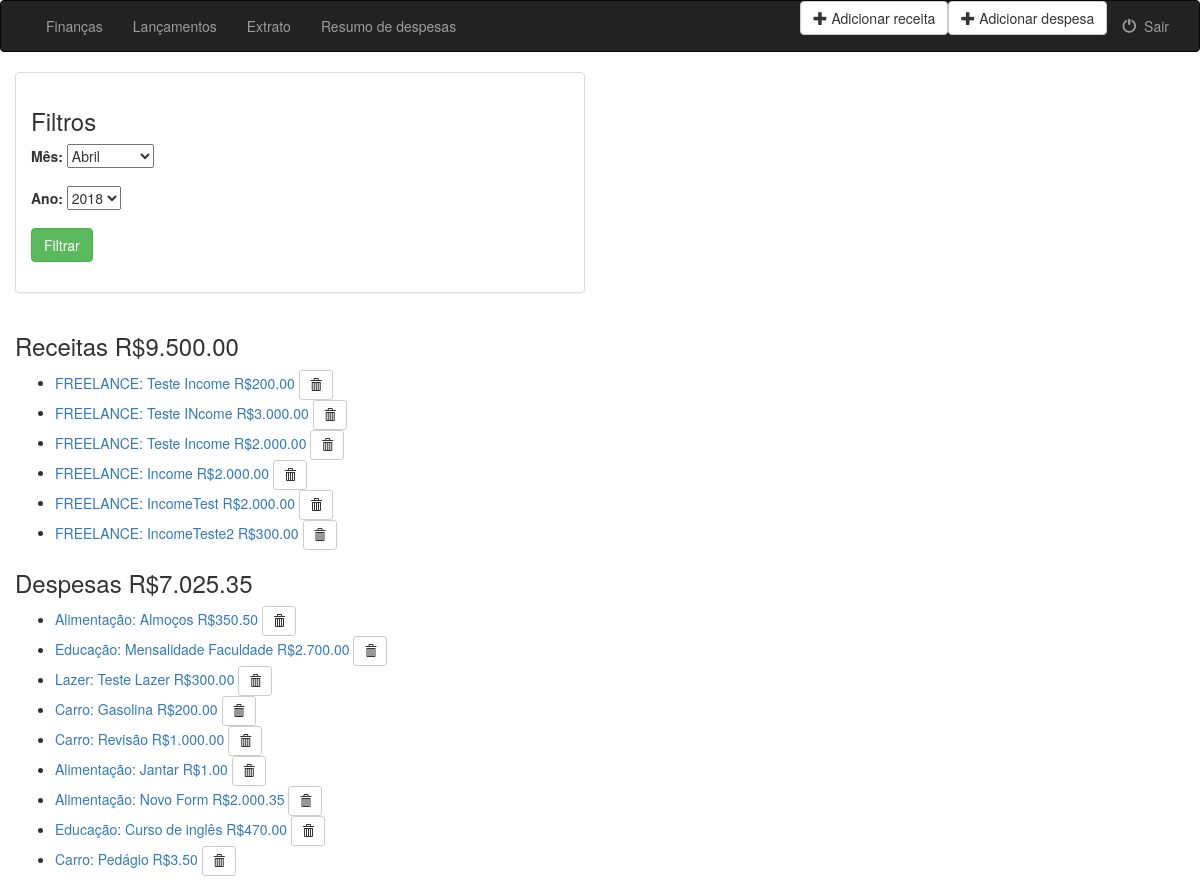
The app's page /finances/list_entry/ (signed in), older data.
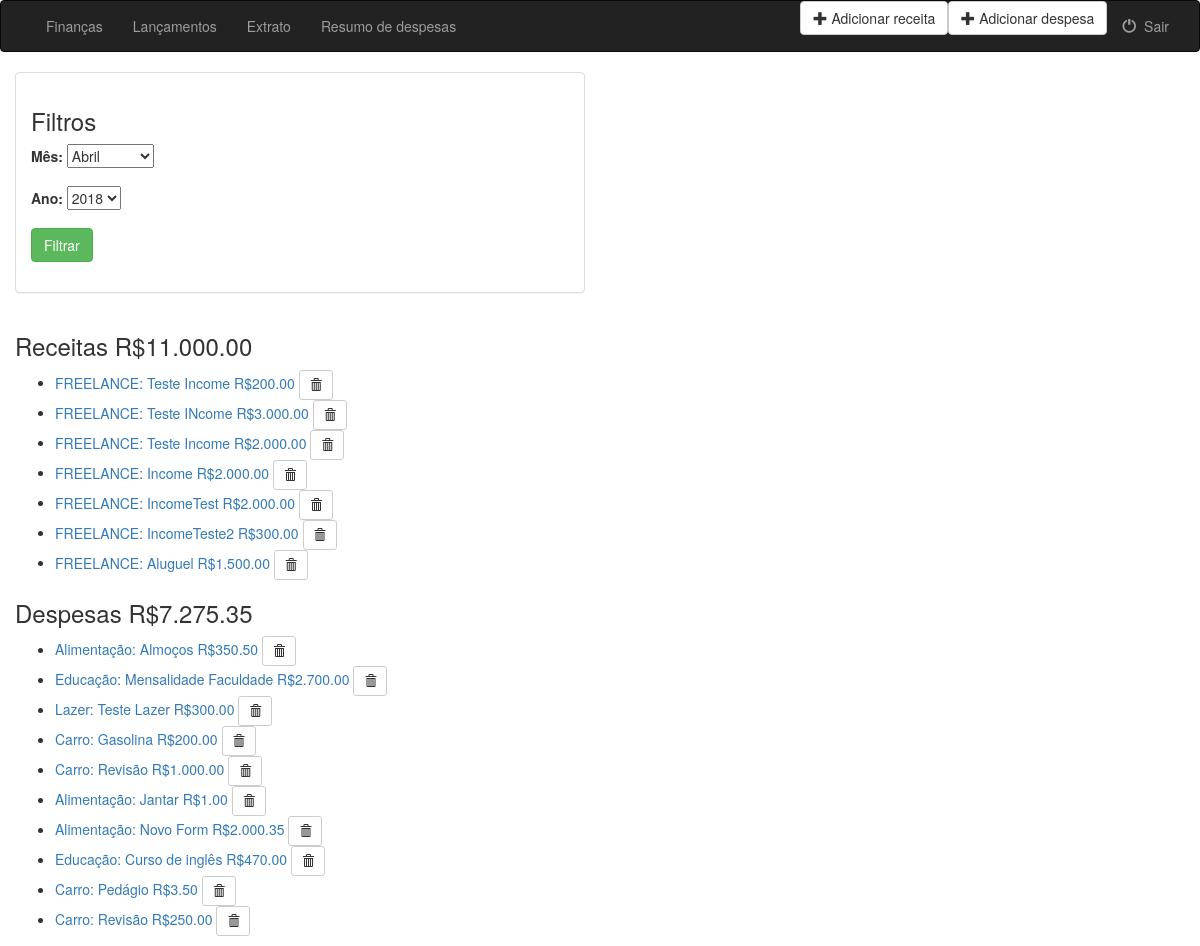
The same page, newer data.
### finances/models.py (models this page shows, shortened)
class Entry(models.Model):
    agent = models.ForeignKey(User, on_delete=models.CASCADE)
    category = models.ForeignKey(Category, on_delete=models.CASCADE)
    description = models.CharField(max_length=100)
    amount = models.FloatField()
    entry_date = models.DateField(default=timezone.now)
    objects = EntryManager()

class Category(models.Model):
    INCOME = 'IN'
    EXPENSE = 'EX'
    ENTRY_TYPE_CHOICES = (
        (INCOME, 'INCOME'),
        (EXPENSE, 'EXPENSE'),
    )
    entries_type = models.CharField(
        max_length=2,
        choices=ENTRY_TYPE_CHOICES,
        default= EXPENSE,
    )
    description = models.CharField(max_length=100)

### finances/views.py (the view, shortened to what this page needs)
# urls.py: path('list_entry/', views.ListEntry.as_view(), name='list_entry'),
class ListEntry(LoginRequiredMixin, View):
    template_name = 'finances/list_entry.html'
    login_url = 'finances:login_user'
    def get(self, request):
        return get_list_entries(request, None, self.template_name)

### finances/models.py (called while the page is built)
    def get_entries(self, user, month, year, limit, entry_type):
        try:
            return self.order_by('entry_date').filter(
                agent=user, category__in=Category.objects.filter(entries_type__in=entry_type),
                entry_date__month=month, entry_date__year=year
                )[:limit]
        except ObjectDoesNotExist:
            return None

    def get_incomes(self, user, month, year, limit):
        return self.get_entries(user, month, year, limit, [('IN')])

    def get_expenses(self, user, month, year, limit):
        return self.get_entries(user, month, year, limit, [('EX')])

    def get_all_entries(self, user, month, year, limit):
        return self.get_entries(user, month, year, limit, [('IN'), ('EX')])

    def get_entries_amount(self, user, entries):
        return entries.aggregate(Sum('amount'))

    def get_amount_expenses_by_category(self, user, month, year, limit):
        expenses = self.get_expenses(user, month, year, limit)
        return expenses.order_by('category__description').values('category__description').annotate(Sum('amount'))

### finances/templates/finances/list_entry.html (shortened to what this page needs)
{% extends 'finances/base.html' %}
{% load format_currency %}
{% block body %}
<div class="container-fluid">
    <div class="row">
        <div class="col-sm-12 col-md-6">
            <div class="panel panel-default">
                <div class="panel-body">
                    <div>
                        <h3>Filtros</h3>
                    </div>
                    <form class="form-horizontal" role="form" action="{% url 'finances:list_entry'%}" method="post" enctype="multipart/form-data">
                        <div class="form-group">
                            <div class="col-sm-10">
                                <label for="id_month">Mês:</label>
                                <select id="id_month"name="month">
                                    {% for month in months %}
                                    <option value="{{month.0}}"
                                    {% if month.0 == current_month%}selected="selected"{% endif %}>{{month.1}}</option>
                                    {% endfor %}
                                </select>
                            </div>
                        </div>
                        <div class="form-group">
                            <div class="col-sm-10">
                                <label for="id_year">Ano:</label>
                                <select name="year" id="id_year">
                                    {% for year in years %}
                                    <option value="{{year}}"
                                    {% if year == current_year%}selected="selected"{% endif %}>{{year}}</option>
                                    {% endfor %}
                                </select>
                            </div>
                        </div>
                        <div class="form-group">
                            <div class="col-sm-10">
                                <button type="submit" class="btn btn-success">Filtrar</button>
                            </div>
                        </div>
                    </form>
                </div>
            </div>
        </div>
    </div>
    {% if incomes %}
    <div>
        <h3>Receitas {{total_incomes.amount__sum|format_currency_symbol}}</h3>
    </div>
    <ul>
        {% for income in incomes %}
        <li>
            <a href = "/finances/{{income.id}}/">{{income.category.description}}: {{income.description}} {{income.amount|format_currency_symbol}}</a>
            <form action="{% url 'finances:delete_entry' income.id %}" method="post" style="display: inline;">
                <button type="submit" class="btn btn-default btn-sm">
                    <span class="glyphicon glyphicon-trash"></span>
                </button>
            </form>
        </li>
        {% endfor %}
    </ul>
    {% else %}
    <h3>Você não possui receitas</h3>
    {% endif %}
    {% if expenses %}
    <h3>Despesas {{total_expenses.amount__sum|format_currency_symbol}}</h3>
    <ul>
        {% for expense in expenses %}
        <li>
            <a href = "/finances/{{expense.id}}/">{{expense.category.description}}: {{expense.description}} {{expense.amount|format_currency_symbol}}</a>
            <form action="{% url 'finances:delete_entry' expense.id %}" method="post" style="display: inline;">
                <button type="submit" class="btn btn-default btn-sm">
                    <span class="glyphicon glyphicon-trash"></span>
                </button>
            </form>
        </li>
        {% endfor %}
    </ul>
    {% else %}
    <h3>Você não possui despesas</h3>
    {% endif %}
    {% endblock %}

Row changes from the older to the newer data that the page shows:
added Entry: category.description "FREELANCE", description "Aluguel", amount "R$1.500.00", shown under "Receitas R$11.000.00"
added Entry: category.description "Carro", description "Revisão", amount "R$250.00", shown under "Despesas R$7.275.35"
Text that changed along with them:
{{ total_incomes.amount__sum|format_currency_symbol }}: "R$9.500.00" → "R$11.000.00"
{{ total_expenses.amount__sum|format_currency_symbol }}: "R$7.025.35" → "R$7.275.35"
